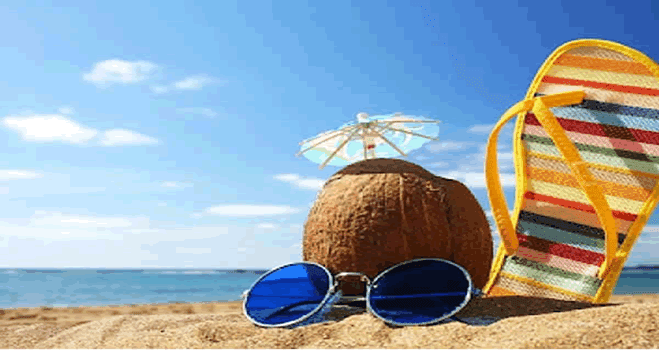
#> input picture capa-ferias-coletivas.png, 660 x 350 px, found by its file name
$ jupyter execute Unidade_2.ipynb   (shell and % lines are left out)
#> lines starting #> are read from the running program, lines starting #| are printed output that depends on the picture
INF0417 - 202105832 - Alexandre Costa Ferro Filho (leader)

INF0417 - 202105861 - Murilo de Oliveira Guimarães

INF0417 - 202105858 - Marcelo Henrique Lopes Ferreira

INF0417 - 201307942 - Werisson Ernesto Silva Pereira

# Questão 1 - Pequena/Fácil

Cite quais são as vantagens de usar extratores de características robustos em tarefas de visão computacional?

##Gabarito

Vantagens:

1. Robustez a variações: eles são projetados para lidar com variações nos dados de entrada, como mudanças de iluminação, rotação, escala, oclusões parciais e deformações.

2. Discriminabilidade: são capazes de extrair características discriminativas que são distintas e representativas dos objetos ou padrões presentes nas imagens.

3. Invariância a transformações: os descritores extraídos permanecem consistentes mesmo quando os objetos ou cenas sofrem essas transformações.

4. Eficiência: são projetados para serem computacionalmente eficientes, permitindo um processamento rápido de grandes quantidades de dados visuais.

5. Generalização: são projetados para serem genéricos e aplicáveis a uma ampla variedade de tarefas e domínios.

# Questão 2 - Média

Explique o conceito de descritores locais de imagem em algoritmos de extração de características. Cite as suas principais características e como eles são usados em tarefas de correspondência de imagens.

##Gabarito

Os descritores locais de imagem são representações compactas que capturam informações distintivas de regiões específicas de uma imagem. Eles são usados em algoritmos de extração de características para identificar e descrever pontos de interesse ou regiões relevantes em uma imagem.

As principais características dos descritores locais incluem, invariância a transformações geométricas, como rotação, escala e iluminação, e robustez a variações locais de contraste e textura.

Os descritores locais são amplamente utilizados em tarefas de correspondência de imagens, como o reconhecimento de objetos, detecção de pontos de interesse, construção de mosaicos de imagens e rastreamento de objetos. Eles são usados para comparar as características extraídas de diferentes imagens e identificar correspondências entre elas.

# Questão 3 - Grande/Dificil

Levando em consideração a presença de variações de iluminação, escala e oclusões parciais, como você abordaria o problema de extração de características robustas e discriminativas para reconhecimento de objetos em imagens ? Cite o passo a passo da sua abordagem.

##Gabarito

Para abordar o problema, pode-se seguir os seguintes passos:

1. Pré-processamento: Realizar pré-processamento nas imagens para reduzir o impacto das variações de iluminação e melhorar a qualidade dos dados. Podemos utilizar por exemplo, equalização de histograma, normalização de contraste ou filtragem para remover ruídos.

2.	Detecção de características: Utilizar algoritmos de detecção de características, como o algoritmo SIFT (Scale-Invariant Feature Transform) ou o algoritmo SURF (Speeded-Up Robust Features), para identificar pontos de interesse.

3.	Extração de descritores: Depois de obter os pontos de interesse, podemos utilizar descritores robustos que capturem as características distintivas desses pontos. Alguns exemplos de descritores são o Histograma de Gradientes Orientados (HOG) e as Redes Neurais Convolucionais (CNNs).

4.	Correspondência de características: Comparar os descritores extraídos entre as imagens de treinamento e as imagens de teste para encontrar correspondências.

5.	Aprendizado de classificador: Utilizar as correspondências de características para treinar um classificador, que reconhece e classifica objetos nas imagens. Um bom tratamento para melhorar esse classificador seria o de oclusões parciais, para situações em que não temos uma vista completa do objeto.

# Questão prática

Provoque uma variância de rotação em uma imagem, e use o SIFT para detectar as features dessa imagem , realizando um matching com as features da imagem original. Analise o resultado final e faça uma conclusão.

##Gabarito

[cell 1]
import cv2
from google.colab.patches import cv2_imshow
import matplotlib.pyplot as plt


image_path = '/content/capa-ferias-coletivas.png'
image = cv2.imread(image_path)
#> image is the input picture: shape (350, 660, 3); mean B, G, R 174.5, 165.5, 151.7

cv2_imshow(image)

[cell 2]
gray_image = cv2.cvtColor(image, cv2.COLOR_BGR2GRAY)
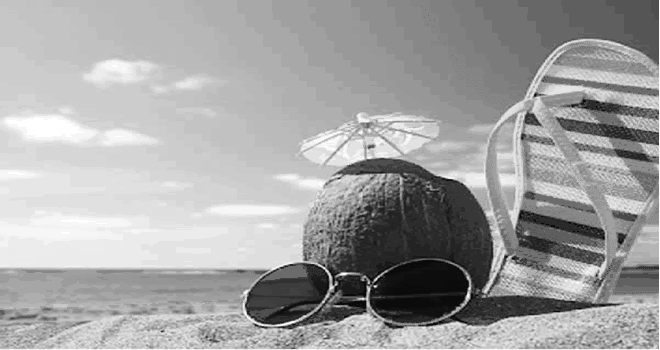
#> gray_image: shape (350, 660); min 10, max 255, mean 162.4

# Inicializar o detector SIFT
sift = cv2.xfeatures2d.SIFT_create()

# Detectar e extrair características da imagem
keypoints, descriptors = sift.detectAndCompute(gray_image, None)
#> keypoints = 1646 keypoints; strongest (x, y, size): (468, 296, 3.4), (376, 279, 2.2), (535, 95, 2.3), (368, 289, 2.9)

# Desenhar as características na imagem original
image_with_keypoints = cv2.drawKeypoints(image, keypoints, None)
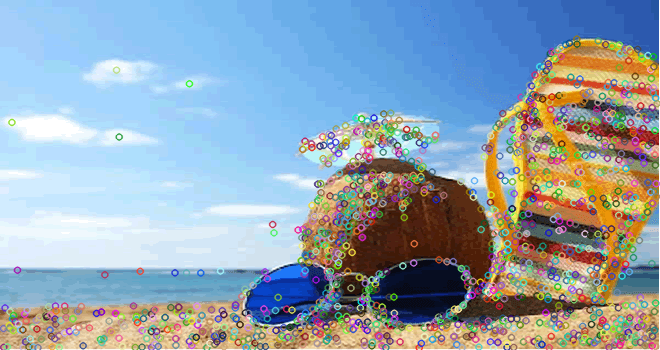
#> image_with_keypoints: shape (350, 660, 3); mean B, G, R 176.8, 163.6, 146.3

# Exibir a imagem com as características
cv2_imshow(image_with_keypoints)

[cell 3]
# Obter as dimensões da imagem
altura, largura = image.shape[:2]
#> altura = 350; largura = 660

# Centro da imagem
centro = (largura // 2, altura // 2)
#> centro = (330, 175)

# Obter a matriz de rotação
matriz_rotacao = cv2.getRotationMatrix2D(center = centro, angle = 180, scale = 1) # Definir angulo

# Aplicar a rotação na imagem
imagem_rotacionada = cv2.warpAffine(image, matriz_rotacao, (largura, altura))
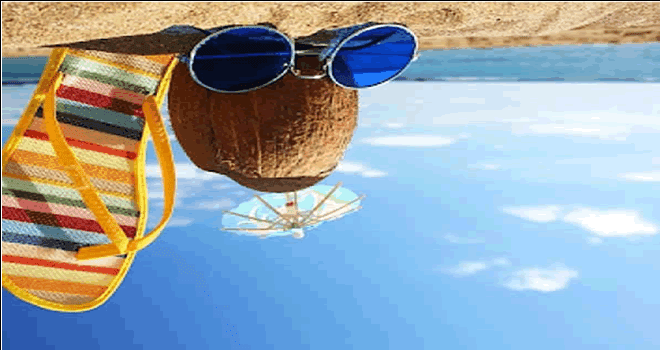
#> imagem_rotacionada: shape (350, 660, 3); mean B, G, R 173.5, 164.7, 151.2

cv2_imshow(imagem_rotacionada)

[cell 4]
def PlotaCompara(gray1, gray2, kp1, kp2, matches):
  # Ordenar os matches pela distância
  matches = sorted(matches, key=lambda x: x.distance)

  # Desenhar os matches na imagem
  img3 = cv2.drawMatches(gray1, kp1, gray2, kp2, matches, None, flags=cv2.DrawMatchesFlags_NOT_DRAW_SINGLE_POINTS)

  # Exibir a imagem com os matches
  cv2_imshow(img3)

[cell 5]
# Detector SIFT
detector = cv2.xfeatures2d.SIFT_create()

# Descritor SIFT
descriptor = detector

# Encontrar keypoints e calcular descritores para a imagem de referência (img1)
kp1 = detector.detect(gray_image)
#> kp1 has the same summary as keypoints
kp1, desc1 = descriptor.compute(gray_image, kp1)

# Encontrar keypoints e calcular descritores para a segunda imagem (img2)
kp2 = detector.detect(imagem_rotacionada)
#> kp2 = 1653 keypoints; strongest (x, y, size): (193, 54, 3.4), (285, 71, 2.2), (125, 256, 2.3), (292, 61, 2.9)
kp2, desc2 = descriptor.compute(imagem_rotacionada, kp2)

# Configurar o BFMatcher com normType=cv2.NORM_L1 e crossCheck=True
matcher = cv2.BFMatcher(cv2.NORM_L1, crossCheck=True)

# Realizar a correspondência dos descritores
matches = matcher.match(desc1, desc2)
#> matches = 1527 matches

PlotaCompara(image, imagem_rotacionada, kp1, kp2, matches[::10]) # Foi reduzimos o número de plots para visualizar as correspondencias melhor
#> in PlotaCompara, `matches = sorted(matches, key=lambda x: x.distance)`: matches = 153 matches
#> in PlotaCompara, `img3 = cv2.drawMatches(gray1, kp1, gray2, kp2, matches, None, flags=cv..`:
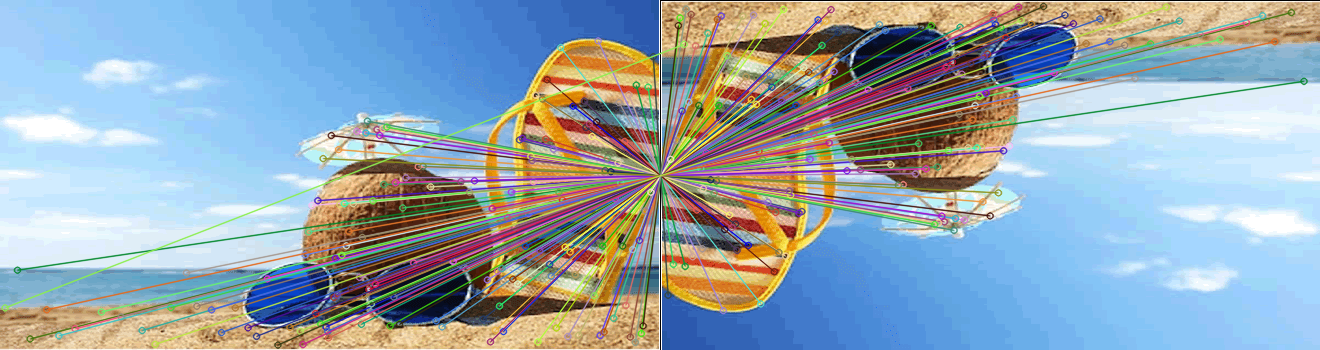
#> img3: shape (350, 1320, 3); mean B, G, R 177.5, 166.3, 149.1
